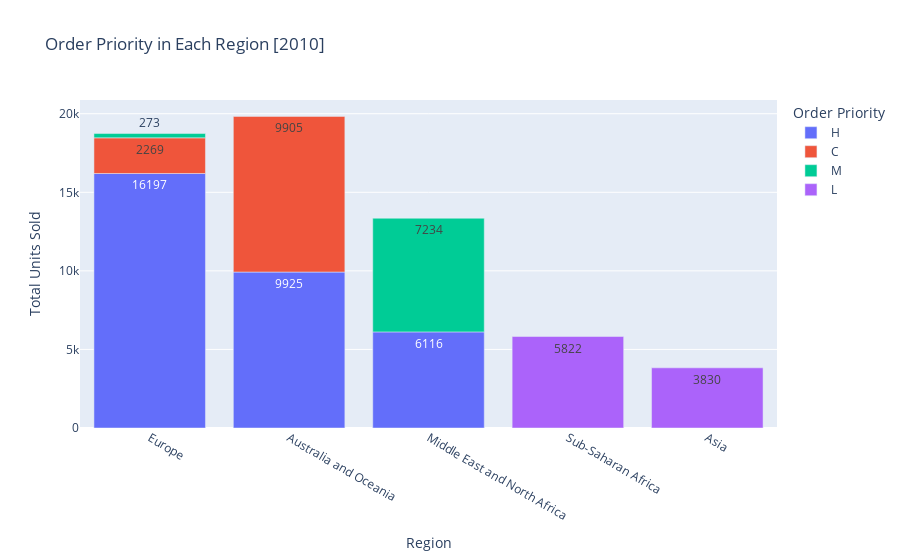

This figure's notebook cell:
### Code cell
region_order_priority_2010 = cd_2010.groupby(['Region', 'Order Priority'])['Units Sold'].sum().reset_index()
region_order_priority_2010=region_order_priority_2010.sort_values(by='Units Sold',ascending=False)
rop_2010 = px.bar(
    region_order_priority_2010,
    x='Region',
    y='Units Sold',
    color='Order Priority',
    title='Order Priority in Each Region [2010]',
    text='Units Sold',
    labels={'Units Sold': 'Total Units Sold'}
)
# rop_2010.update_traces(textposition='outside')
rop_2010.show()

### Figure 1 — Plotly figure (JSON) as saved in the notebook; plotly's stock layout.template omitted (floating-point values rounded to 4 significant figures)
{"data": [{"alignmentgroup": "True", "hovertemplate": "Order Priority=H<br>Region=%{x}<br>Total Units Sold=%{text}<extra></extra>", "legendgroup": "H", "marker": {"color": "#636efa", "pattern": {"shape": ""}}, "name": "H", "offsetgroup": "H", "orientation": "v", "showlegend": true, "text": [16197, 9925, 6116], "textposition": "auto", "type": "bar", "x": ["Europe", "Australia and Oceania", "Middle East and North Africa"], "xaxis": "x", "y": [16197, 9925, 6116], "yaxis": "y"}, {"alignmentgroup": "True", "hovertemplate": "Order Priority=C<br>Region=%{x}<br>Total Units Sold=%{text}<extra></extra>", "legendgroup": "C", "marker": {"color": "#EF553B", "pattern": {"shape": ""}}, "name": "C", "offsetgroup": "C", "orientation": "v", "showlegend": true, "text": [9905, 2269], "textposition": "auto", "type": "bar", "x": ["Australia and Oceania", "Europe"], "xaxis": "x", "y": [9905, 2269], "yaxis": "y"}, {"alignmentgroup": "True", "hovertemplate": "Order Priority=M<br>Region=%{x}<br>Total Units Sold=%{text}<extra></extra>", "legendgroup": "M", "marker": {"color": "#00cc96", "pattern": {"shape": ""}}, "name": "M", "offsetgroup": "M", "orientation": "v", "showlegend": true, "text": [7234, 273], "textposition": "auto", "type": "bar", "x": ["Middle East and North Africa", "Europe"], "xaxis": "x", "y": [7234, 273], "yaxis": "y"}, {"alignmentgroup": "True", "hovertemplate": "Order Priority=L<br>Region=%{x}<br>Total Units Sold=%{text}<extra></extra>", "legendgroup": "L", "marker": {"color": "#ab63fa", "pattern": {"shape": ""}}, "name": "L", "offsetgroup": "L", "orientation": "v", "showlegend": true, "text": [5822, 3830], "textposition": "auto", "type": "bar", "x": ["Sub-Saharan Africa", "Asia"], "xaxis": "x", "y": [5822, 3830], "yaxis": "y"}], "layout": {"barmode": "relative", "legend": {"title": {"text": "Order Priority"}, "tracegroupgap": 0}, "title": {"text": "Order Priority in Each Region [2010]"}, "xaxis": {"anchor": "y", "domain": [0, 1], "title": {"text": "Region"}}, "yaxis": {"anchor": "x", "domain": [0, 1], "title": {"text": "Total Units Sold"}}}}
